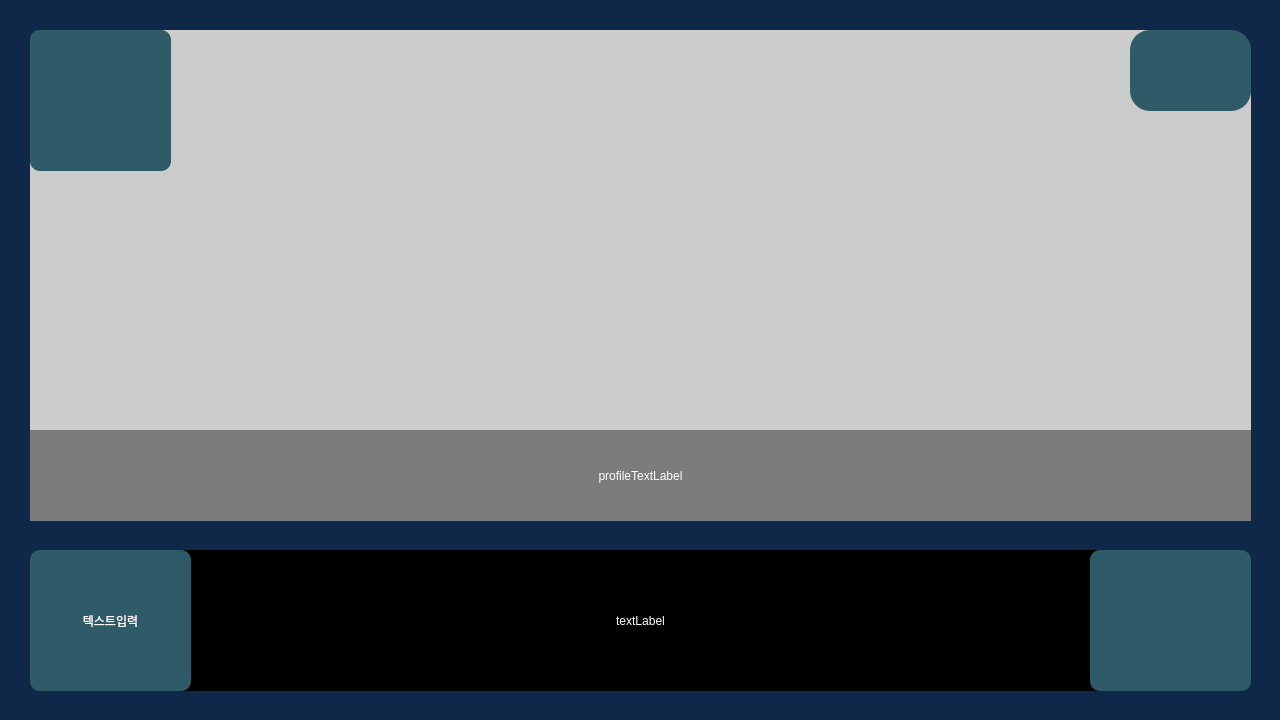
<?xml version="1.0" encoding="UTF-8"?>
<ui version="4.0">
 <class>interrogationWindow</class>
 <widget class="QDialog" name="interrogationWindow">
  <property name="geometry">
   <rect>
    <x>0</x>
    <y>0</y>
    <width>1280</width>
    <height>720</height>
   </rect>
  </property>
  <property name="windowTitle">
   <string>Dialog</string>
  </property>
  <property name="styleSheet">
   <string notr="true">QDialog{
	background-color: rgb(15, 39, 72);
}</string>
  </property>
  <widget class="QPushButton" name="backButton">
   <property name="geometry">
    <rect>
     <x>1130</x>
     <y>30</y>
     <width>121</width>
     <height>81</height>
    </rect>
   </property>
   <property name="styleSheet">
    <string notr="true">QPushButton{
	image: url(:/images/back_arrow.png);
	background-color: rgb(47, 90, 104);
	color: rgb(255, 254, 254);
	border-radius: 20px;
	font: 24pt &quot;나눔고딕 ExtraBold&quot;;
}

QPushButton:hover{
	background-color: rgb(67, 129, 148);
	border-radius: 20px;
	font: 28pt &quot;나눔고딕 ExtraBold&quot;;
}
QPushButton:pressed{
	background-color: rgb(0, 123, 255);
	border-radius: 20px;
	font: 28pt &quot;나눔고딕 ExtraBold&quot;;
}</string>
   </property>
   <property name="text">
    <string/>
   </property>
  </widget>
  <widget class="QLabel" name="backgroundImage">
   <property name="geometry">
    <rect>
     <x>30</x>
     <y>30</y>
     <width>1221</width>
     <height>491</height>
    </rect>
   </property>
   <property name="autoFillBackground">
    <bool>false</bool>
   </property>
   <property name="styleSheet">
    <string notr="true">QLabel{
	/* 스타일시트는 스케일 설정 불가능. pixMap으로 설정해야 함 */
	image: url(:/images/background2.png);
	color: rgb(255, 255, 255);
	font: 20pt &quot;나눔고딕&quot;;
	background-color: rgb(204, 204, 204);
}
</string>
   </property>
   <property name="text">
    <string/>
   </property>
   <property name="pixmap">
    <pixmap resource="assets/resource.qrc">:/images/background2.png</pixmap>
   </property>
   <property name="scaledContents">
    <bool>true</bool>
   </property>
   <property name="alignment">
    <set>Qt::AlignCenter</set>
   </property>
  </widget>
  <widget class="QLabel" name="doNotChange">
   <property name="geometry">
    <rect>
     <x>1210</x>
     <y>30</y>
     <width>41</width>
     <height>41</height>
    </rect>
   </property>
   <property name="styleSheet">
    <string notr="true">QLabel{
	background-color: rgb(15, 39, 72);
}</string>
   </property>
   <property name="text">
    <string/>
   </property>
  </widget>
  <widget class="QPushButton" name="textButton">
   <property name="geometry">
    <rect>
     <x>30</x>
     <y>550</y>
     <width>161</width>
     <height>141</height>
    </rect>
   </property>
   <property name="styleSheet">
    <string notr="true">QPushButton{
	background-color: rgb(47, 90, 104);
	color: rgb(255, 254, 254);
	border-radius: 10px;
	font: 20pt &quot;나눔고딕 ExtraBold&quot;;
}

QPushButton:hover{
	background-color: rgb(67, 129, 148);
	border-radius: 10px;
	font: 24pt &quot;나눔고딕 ExtraBold&quot;;
}
QPushButton:pressed{
	background-color: rgb(0, 123, 255);
	border-radius: 10px;
	font: 24pt &quot;나눔고딕 ExtraBold&quot;;
}</string>
   </property>
   <property name="text">
    <string>텍스트입력</string>
   </property>
  </widget>
  <widget class="QPushButton" name="micButton">
   <property name="geometry">
    <rect>
     <x>1090</x>
     <y>550</y>
     <width>161</width>
     <height>141</height>
    </rect>
   </property>
   <property name="styleSheet">
    <string notr="true">QPushButton{
	image: url(:/images/mic_off.png);
	background-color: rgb(47, 90, 104);
	color: rgb(255, 254, 254);
	border-radius: 10px;
	font: 24pt &quot;나눔고딕 ExtraBold&quot;;
}

QPushButton:hover{
	background-color: rgb(67, 129, 148);
	border-radius: 10px;
	font: 28pt &quot;나눔고딕 ExtraBold&quot;;
}
QPushButton:pressed{
	background-color: rgb(0, 123, 255);
	border-radius: 10px;
	font: 28pt &quot;나눔고딕 ExtraBold&quot;;
}</string>
   </property>
   <property name="text">
    <string/>
   </property>
   <property name="checkable">
    <bool>false</bool>
   </property>
   <property name="checked">
    <bool>false</bool>
   </property>
  </widget>
  <widget class="QLabel" name="profileImage">
   <property name="geometry">
    <rect>
     <x>390</x>
     <y>32</y>
     <width>501</width>
     <height>501</height>
    </rect>
   </property>
   <property name="autoFillBackground">
    <bool>false</bool>
   </property>
   <property name="styleSheet">
    <string notr="true">QLabel{
	/* 스타일시트는 스케일 설정 불가능. pixMap으로 설정해야 함 */
	/* image: url(:/images/imageNotFound.png); */
	color: rgb(255, 255, 255);
	font: 20pt &quot;나눔고딕&quot;;
}
</string>
   </property>
   <property name="text">
    <string/>
   </property>
   <property name="pixmap">
    <pixmap resource="assets/resource.qrc">:/assets/profile/Bomdal.png</pixmap>
   </property>
   <property name="scaledContents">
    <bool>true</bool>
   </property>
   <property name="alignment">
    <set>Qt::AlignCenter</set>
   </property>
  </widget>
  <widget class="QPushButton" name="smallEvidenceLabel">
   <property name="geometry">
    <rect>
     <x>30</x>
     <y>30</y>
     <width>71</width>
     <height>71</height>
    </rect>
   </property>
   <property name="styleSheet">
    <string notr="true">QPushButton{
	background-color: rgb(47, 90, 104);
	image: url(:/images/evidence_icon.png);
	color: rgb(255, 254, 254);
	border-radius: 10px;
}</string>
   </property>
   <property name="text">
    <string/>
   </property>
  </widget>
  <widget class="QLabel" name="doNotChange_2">
   <property name="geometry">
    <rect>
     <x>30</x>
     <y>30</y>
     <width>41</width>
     <height>41</height>
    </rect>
   </property>
   <property name="styleSheet">
    <string notr="true">QLabel{
	background-color: rgb(15, 39, 72);
}</string>
   </property>
   <property name="text">
    <string/>
   </property>
  </widget>
  <widget class="QLabel" name="profileTextLabel">
   <property name="geometry">
    <rect>
     <x>30</x>
     <y>430</y>
     <width>1221</width>
     <height>91</height>
    </rect>
   </property>
   <property name="styleSheet">
    <string notr="true">QLabel{
	background-color: rgba(0, 0, 0, 100);  /* 흰색 + 투명도 */
	color: rgb(255, 255, 255);
	font: ;
	font: 28pt &quot;나눔고딕 ExtraBold&quot;;
}</string>
   </property>
   <property name="text">
    <string>profileTextLabel</string>
   </property>
   <property name="alignment">
    <set>Qt::AlignCenter</set>
   </property>
   <property name="margin">
    <number>0</number>
   </property>
  </widget>
  <widget class="QPushButton" name="largeEvidenceLabel">
   <property name="geometry">
    <rect>
     <x>30</x>
     <y>30</y>
     <width>141</width>
     <height>141</height>
    </rect>
   </property>
   <property name="styleSheet">
    <string notr="true">QPushButton{
	background-color: rgb(47, 90, 104);
	image: url(:/images/evidence_icon.png);
	color: rgb(255, 254, 254);
	border-radius: 10px;
}</string>
   </property>
   <property name="text">
    <string/>
   </property>
  </widget>
  <widget class="QLabel" name="textLabel">
   <property name="geometry">
    <rect>
     <x>180</x>
     <y>550</y>
     <width>921</width>
     <height>141</height>
    </rect>
   </property>
   <property name="styleSheet">
    <string notr="true">QLabel{
	background-color: rgba(0, 0, 0); 
	color: rgb(255, 255, 255);
	font: ;
	font: 28pt &quot;나눔고딕 ExtraBold&quot;;
}</string>
   </property>
   <property name="text">
    <string>textLabel</string>
   </property>
   <property name="alignment">
    <set>Qt::AlignCenter</set>
   </property>
   <property name="margin">
    <number>0</number>
   </property>
  </widget>
  <zorder>textLabel</zorder>
  <zorder>backgroundImage</zorder>
  <zorder>doNotChange</zorder>
  <zorder>backButton</zorder>
  <zorder>textButton</zorder>
  <zorder>micButton</zorder>
  <zorder>profileImage</zorder>
  <zorder>doNotChange_2</zorder>
  <zorder>profileTextLabel</zorder>
  <zorder>largeEvidenceLabel</zorder>
  <zorder>smallEvidenceLabel</zorder>
 </widget>
 <resources>
  <include location="assets/resource.qrc"/>
 </resources>
 <connections/>
</ui>
